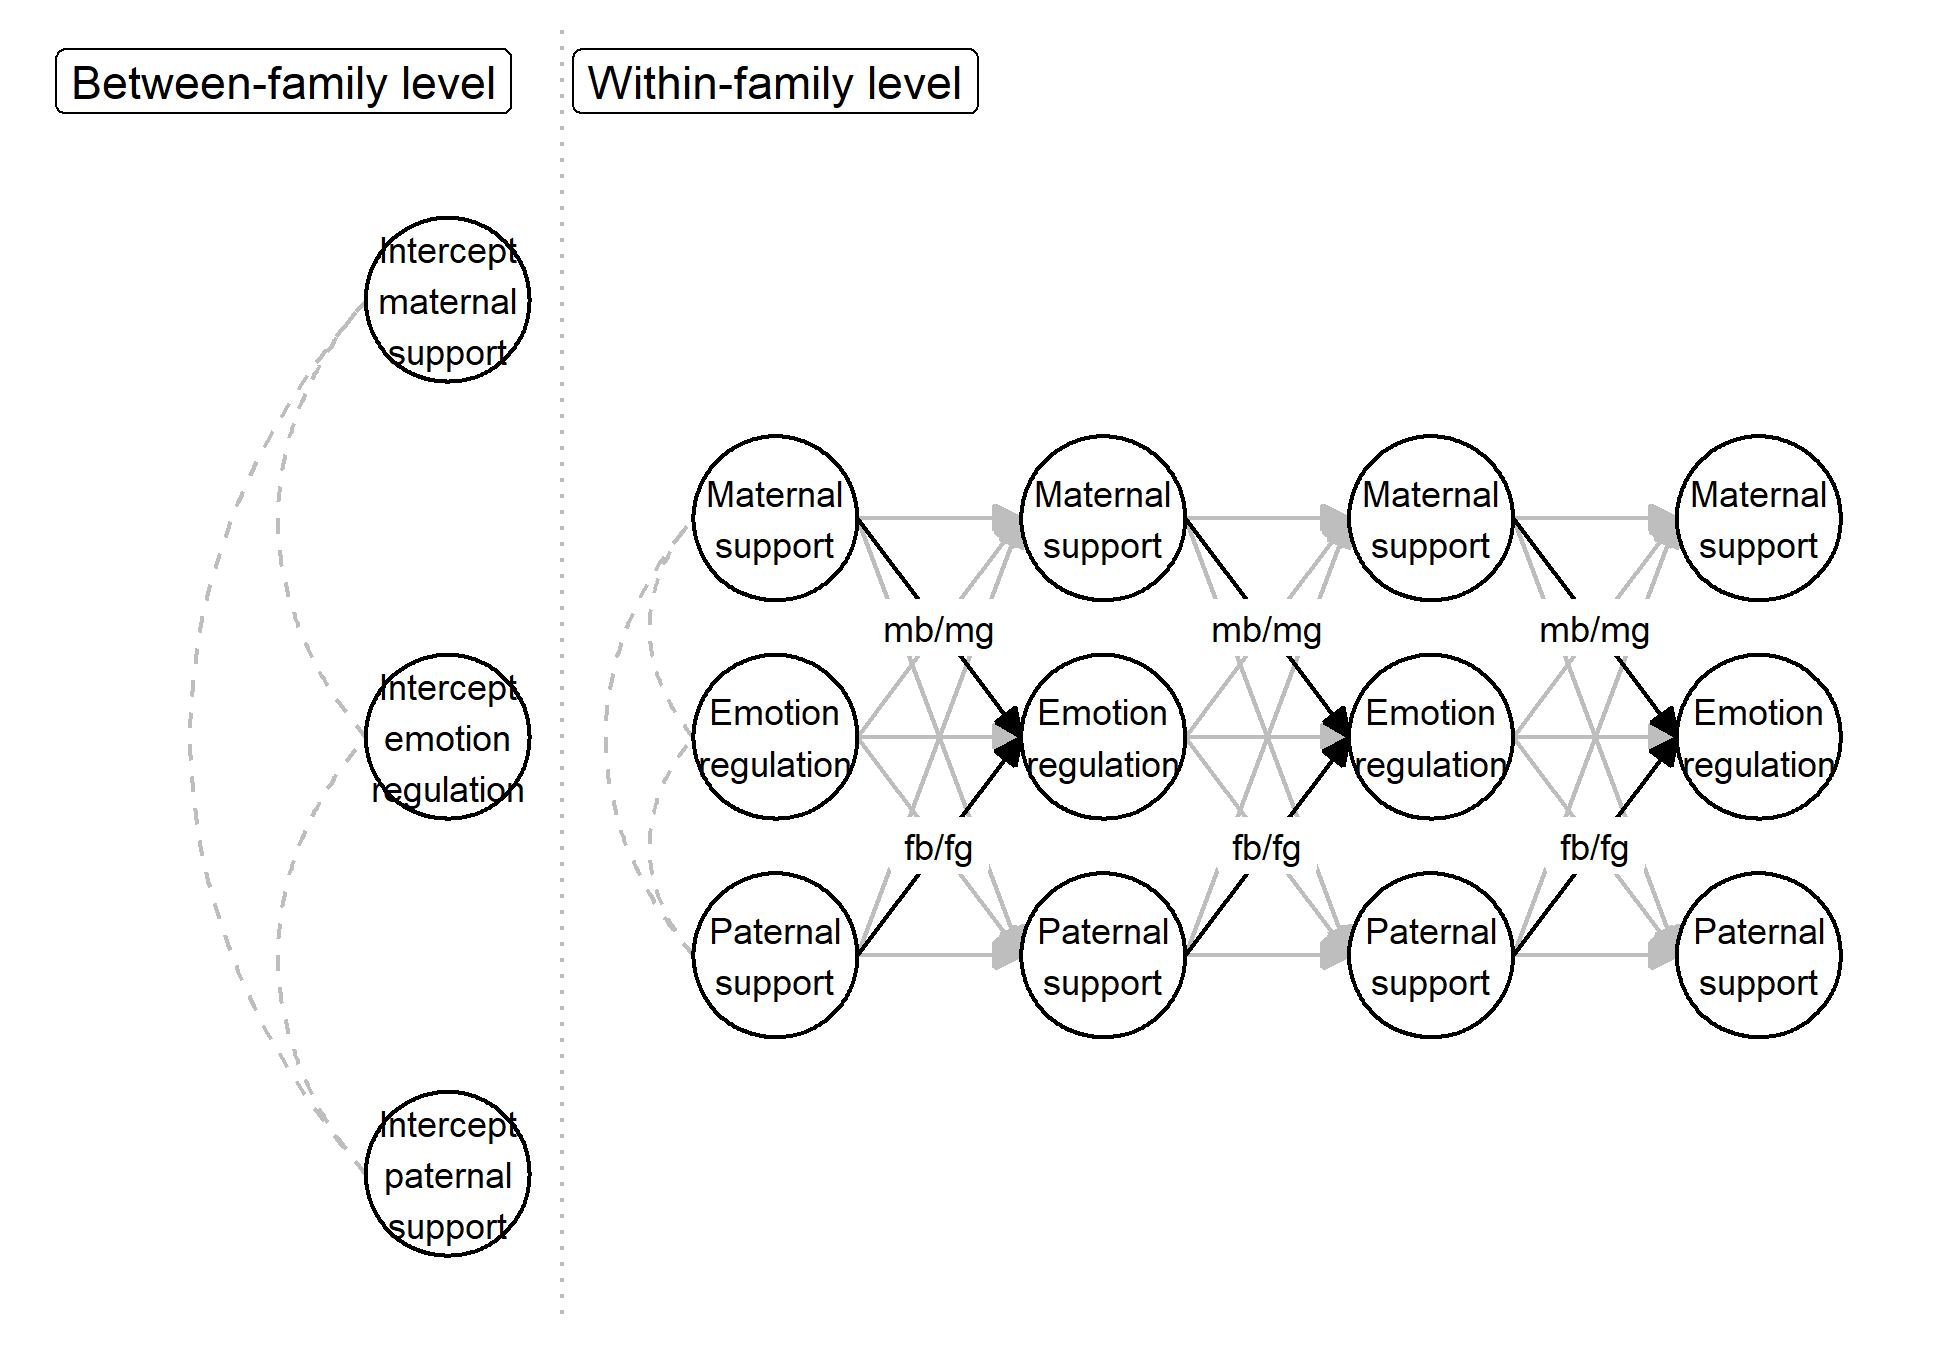

Recreate this plot in R.
library(tidySEM)
library(ggplot2)
lo <- get_layout("iamsup", "",        "",        "",        "", 
                     "",       "camsup1", "camsup2", "camsup3", "camsup4",
                     "ide",    "cde1",    "cde2",    "cde3",    "cde4",
                     "",       "cafsup1", "cafsup2", "cafsup3", "cafsup4",
                     "iafsup", "",        "",        "",        "", rows = 5)
nod <- matrix(c(
  "iamsup", "Intercept\nmaternal\nsupport", "oval",
  "iafsup", "Intercept\npaternal\nsupport", "oval",
  "ide", "Intercept\nemotion\nregulation", "oval",
  "camsup1", "Maternal\nsupport", "oval",
  "camsup2", "Maternal\nsupport", "oval",
  "camsup3", "Maternal\nsupport", "oval",
  "camsup4", "Maternal\nsupport", "oval",
  "cafsup1", "Paternal\nsupport", "oval",
  "cafsup2", "Paternal\nsupport", "oval",
  "cafsup3", "Paternal\nsupport", "oval",
  "cafsup4", "Paternal\nsupport", "oval",
  "cde1", "Emotion\nregulation", "oval",
  "cde2", "Emotion\nregulation", "oval",
  "cde3", "Emotion\nregulation", "oval",
  "cde4", "Emotion\nregulation", "oval"
), ncol = 3, byrow = T)
nod <- as.data.frame(nod)
names(nod) <- c("name", "label", "shape")
edg <- matrix(c("iamsup", "ide", "", "none", 60, "gray", 2,
                "iamsup", "iafsup", "", "none", 60, "gray", 2,
                "ide", "iafsup", "", "none", 60,  "gray", 2,
                "camsup1", "cafsup1", "", "none", 60, "gray", 2,
                "camsup1", "cde1", "", "none", 60,  "gray", 2,
                "cde1", "cafsup1", "", "none", 60, "gray", 2,
                "camsup1", "camsup2", "", "last", NA, "gray", 1,
                "camsup2", "camsup3", "", "last", NA, "gray", 1,
                "camsup3", "camsup4", "", "last", NA, "gray", 1,
                "cafsup1", "cafsup2", "", "last", NA, "gray", 1,
                "cafsup2", "cafsup3", "", "last", NA, "gray", 1,
                "cafsup3", "cafsup4", "", "last", NA, "gray", 1,
                "cde1", "cde2", "", "last", NA, "gray", 1,
                "cde2", "cde3", "", "last", NA, "gray", 1,
                "cde3", "cde4", "", "last", NA, "gray", 1,
                "cde1", "camsup2", "", "last", NA, "gray", 1,
                "cde2", "camsup3", "", "last", NA, "gray", 1,
                "cde3", "camsup4", "", "last", NA, "gray", 1,
                "cde1", "cafsup2", "", "last", NA, "gray", 1,
                "cde2", "cafsup3", "", "last", NA, "gray", 1,
                "cde3", "cafsup4", "", "last", NA, "gray", 1,
                "camsup1", "cafsup2", "", "last", NA, "gray", 1,
                "camsup2", "cafsup3", "", "last", NA, "gray", 1,
                "camsup3", "cafsup4", "", "last", NA, "gray", 1,
                "cafsup1", "camsup2", "", "last", NA, "gray", 1,
                "cafsup2", "camsup3", "", "last", NA, "gray", 1,
                "cafsup3", "camsup4", "", "last", NA, "gray", 1,
                "camsup1", "cde2", "mb/mg", "last", NA, "black", 1,
                "camsup2", "cde3", "mb/mg", "last", NA, "black", 1,
                "camsup3", "cde4", "mb/mg", "last", NA, "black", 1,
                "cafsup1", "cde2", "fb/fg", "last", NA, "black", 1,
                "cafsup2", "cde3", "fb/fg", "last", NA, "black", 1,
                "cafsup3", "cde4", "fb/fg", "last", NA, "black", 1
                ), byrow = TRUE, ncol = 7)
edg <- as.data.frame(edg)
names(edg) <- c("from", "to", "label", "arrow", "curvature", "colour", "linetype")
edg$curvature <- as.numeric(edg$curvature)
edg$linetype <- as.numeric(edg$linetype)
p <- graph_sem(edges = edg, layout = lo, nodes = nod, angle = 1, ellipses_height = 1.5, text_size = 3) + 
  geom_vline(xintercept = 2.7, linetype =3, colour = "gray") + 
  geom_label(aes(x = c(1, 4), y = c(12, 12), label = c("Between-family level", "Within-family level"))) + scale_x_continuous(limits = c(0, 10.5))
nodes
ggsave("figure1.png", p)